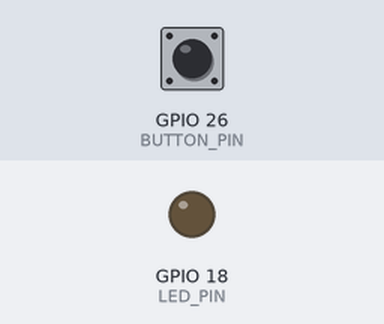
A program run on a simulated Raspberry Pi (BCM pin numbers). Shown: output pins drawn as LEDs (lit = HIGH). The test bench sets the inputs (shaded band); at power-on: GPIO 26 (BUTTON_PIN) HIGH. What the program prints to the terminal is not drawn.

Above: at 1.2 s.
1.3 s: GPIO 26 (BUTTON_PIN) pulled LOW for 0.15 s
At 2.5 s:
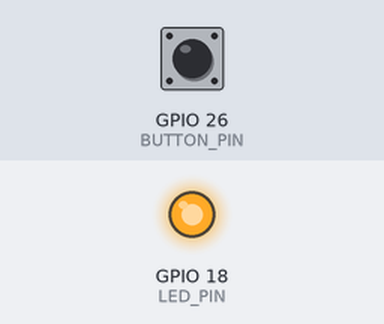
2.9 s: GPIO 26 (BUTTON_PIN) pulled LOW for 1 s
At 3.9 s:
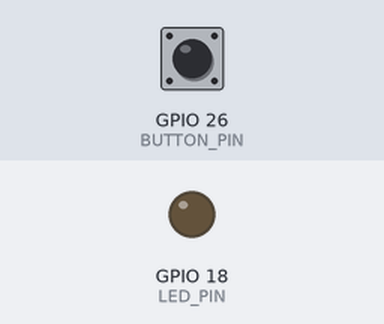
5.4 s: GPIO 26 (BUTTON_PIN) pulled LOW for 3.2 s
At 5.8 s:
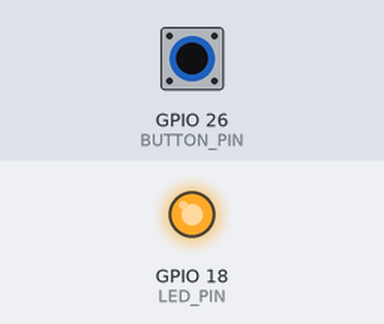
Timing chart, 0 to 8.4 s (numbered marks = the images above; inputs shaded):
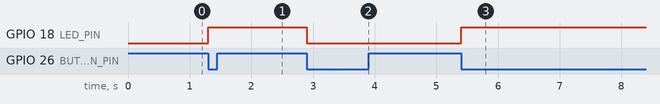

Measured:
- after the input at 1.3 s, GPIO 18 (LED_PIN): LOW → HIGH at once
- after the input at 2.9 s, GPIO 18 (LED_PIN): HIGH → LOW at once
- after the input at 5.4 s, GPIO 18 (LED_PIN): LOW → HIGH at once

The program:

gpio_button_led_toggle.py
```python
#!/usr/bin/env python3
# -*- coding: utf-8 -*-
"""
轻触开关控制 LED（Toggle 切换式）
タクトスイッチによる LED 制御（オルタネイト型）
LED Toggle Control with Tactile Switch

硬件 / ハードウェア / Hardware:
  - LED  → GPIO18（针12 / ピン12 / Pin 12），内置限流电阻 / 電流制限抵抗内蔵 / Built-in current resistor
  - 开关 → GPIO26（针37 / ピン37 / Pin 37），上拉电阻接法 / プルアップ接続 / Pull-up wiring

按一次开关 LED 点亮，再按一次 LED 熄灭。
スイッチを1回押すと LED が点灯、もう1回押すと消灯。
Press once to turn the LED on, press again to turn it off.
"""

import RPi.GPIO as GPIO
import time

# ── 引脚定义 / ピン定義 / Pin Definition ─────────────────
LED_PIN    = 18   # LED 控制引脚 / LED 制御ピン / LED control pin（BCM）
BUTTON_PIN = 26   # 开关输入引脚 / スイッチ入力ピン / Button input pin（BCM）

# ── 消抖时间 / チャタリング防止時間 / Debounce Time ────────
DEBOUNCE_MS = 200  # 单位毫秒 / ミリ秒単位 / in milliseconds

# ── LED 状态变量 / LED 状態変数 / LED State Variable ──────
led_state = False  # False = 熄灭/消灯/OFF，True = 点亮/点灯/ON


def button_callback(channel):
    """
    下降沿中断回调 / 立下りエッジ割り込みコールバック / Falling-edge interrupt callback
    消抖由 add_event_detect 的 bouncetime 参数负责。
    チャタリング防止は add_event_detect の bouncetime パラメータが担当。
    Debouncing is handled by the bouncetime parameter in add_event_detect.
    """
    global led_state

    # 切换 LED 状态 / LED 状態をトグル / Toggle LED state
    led_state = not led_state
    GPIO.output(LED_PIN, GPIO.HIGH if led_state else GPIO.LOW)

    if led_state:
        print("[按键/ボタン/Button] LED 点亮 / 点灯 / ON")
    else:
        print("[按键/ボタン/Button] LED 熄灭 / 消灯 / OFF")


def main():
    # ── GPIO 初始化 / GPIO 初期化 / GPIO Initialization ──
    GPIO.setmode(GPIO.BCM)      # 使用 BCM 编号 / BCM 番号を使用 / Use BCM numbering
    GPIO.setwarnings(False)     # 关闭占用警告 / 使用警告を無効化 / Suppress warnings

    # 配置 LED 引脚为输出，初始低电平（熄灭）
    # LED ピンを出力に設定、初期値は LOW（消灯）
    # Set LED pin as output, initial state LOW (OFF)
    GPIO.setup(LED_PIN, GPIO.OUT, initial=GPIO.LOW)

    # 配置开关引脚为输入，启用内部上拉
    # スイッチピンを入力に設定、内部プルアップを有効化
    # Set button pin as input with internal pull-up enabled
    GPIO.setup(BUTTON_PIN, GPIO.IN, pull_up_down=GPIO.PUD_UP)

    # 注册下降沿中断（含消抖）/ 立下りエッジ割り込みを登録（チャタリング防止付き）
    # Register falling-edge interrupt with debounce
    GPIO.add_event_detect(
        BUTTON_PIN,
        GPIO.FALLING,
        callback=button_callback,
        bouncetime=DEBOUNCE_MS
    )

    print("程序已启动 / プログラム起動完了 / Program started")
    print("按 Ctrl+C 退出 / Ctrl+C で終了 / Press Ctrl+C to exit")

    try:
        # 主循环：保持运行，逻辑由中断回调驱动
        # メインループ：実行を維持、ロジックは割り込みコールバックが担当
        # Main loop: keep running, logic is driven by interrupt callback
        while True:
            time.sleep(0.1)

    except KeyboardInterrupt:
        # 捕获 Ctrl+C，优雅退出 / Ctrl+C を検出、正常終了 / Caught Ctrl+C, exiting gracefully
        print("\n正在退出… / 終了中… / Exiting…")

    finally:
        # 释放 GPIO 资源 / GPIO リソースを解放 / Release GPIO resources
        GPIO.cleanup()
        print("GPIO 已清理 / GPIO クリーンアップ完了 / GPIO cleaned up")


if __name__ == "__main__":
    main()
```
